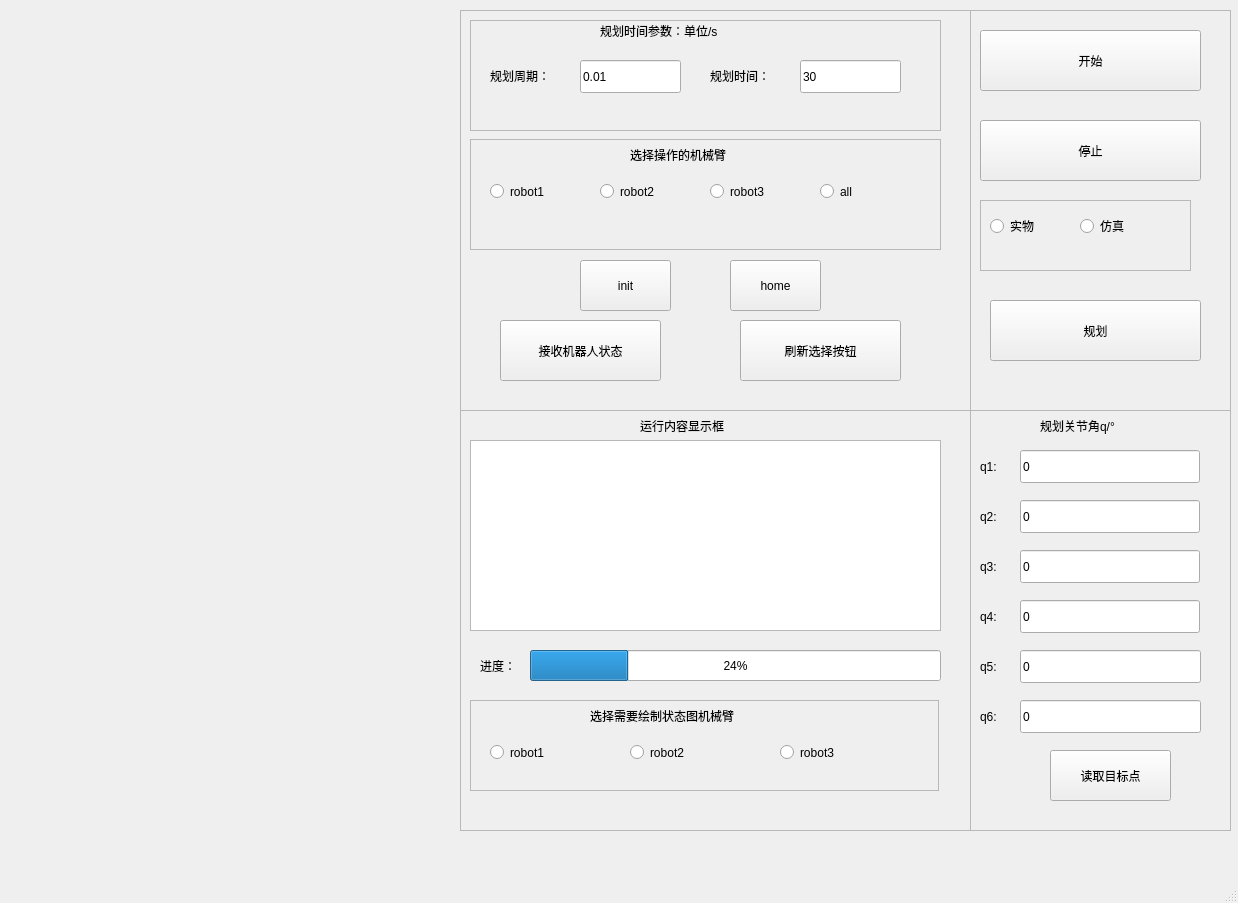
<?xml version="1.0" encoding="UTF-8"?>
<ui version="4.0">
 <class>UrsForm1</class>
 <widget class="QMainWindow" name="UrsForm1">
  <property name="geometry">
   <rect>
    <x>0</x>
    <y>0</y>
    <width>1238</width>
    <height>903</height>
   </rect>
  </property>
  <property name="windowTitle">
   <string>MainWindow</string>
  </property>
  <property name="iconSize">
   <size>
    <width>16</width>
    <height>16</height>
   </size>
  </property>
  <property name="animated">
   <bool>false</bool>
  </property>
  <widget class="QWidget" name="centralwidget">
   <widget class="QWidget" name="horizontalLayoutWidget">
    <property name="geometry">
     <rect>
      <x>10</x>
      <y>10</y>
      <width>451</width>
      <height>401</height>
     </rect>
    </property>
    <layout class="QHBoxLayout" name="horizontalLayout_1"/>
   </widget>
   <widget class="QWidget" name="horizontalLayoutWidget_2">
    <property name="geometry">
     <rect>
      <x>10</x>
      <y>410</y>
      <width>451</width>
      <height>421</height>
     </rect>
    </property>
    <layout class="QHBoxLayout" name="horizontalLayout_2"/>
   </widget>
   <widget class="QWidget" name="horizontalLayoutWidget_5">
    <property name="geometry">
     <rect>
      <x>460</x>
      <y>410</y>
      <width>511</width>
      <height>421</height>
     </rect>
    </property>
    <layout class="QHBoxLayout" name="horizontalLayout_5">
     <item>
      <widget class="QFrame" name="frame">
       <property name="frameShape">
        <enum>QFrame::StyledPanel</enum>
       </property>
       <property name="frameShadow">
        <enum>QFrame::Raised</enum>
       </property>
       <widget class="QTextEdit" name="textEdit">
        <property name="geometry">
         <rect>
          <x>10</x>
          <y>30</y>
          <width>471</width>
          <height>191</height>
         </rect>
        </property>
       </widget>
       <widget class="QLabel" name="label">
        <property name="geometry">
         <rect>
          <x>180</x>
          <y>0</y>
          <width>131</width>
          <height>31</height>
         </rect>
        </property>
        <property name="text">
         <string>运行内容显示框</string>
        </property>
       </widget>
       <widget class="QProgressBar" name="progressBar">
        <property name="geometry">
         <rect>
          <x>70</x>
          <y>240</y>
          <width>411</width>
          <height>31</height>
         </rect>
        </property>
        <property name="value">
         <number>24</number>
        </property>
       </widget>
       <widget class="QLabel" name="label_15">
        <property name="geometry">
         <rect>
          <x>20</x>
          <y>240</y>
          <width>51</width>
          <height>31</height>
         </rect>
        </property>
        <property name="text">
         <string>进度：</string>
        </property>
       </widget>
       <widget class="QFrame" name="frame_7">
        <property name="geometry">
         <rect>
          <x>10</x>
          <y>290</y>
          <width>469</width>
          <height>91</height>
         </rect>
        </property>
        <property name="frameShape">
         <enum>QFrame::StyledPanel</enum>
        </property>
        <property name="frameShadow">
         <enum>QFrame::Raised</enum>
        </property>
        <widget class="QLabel" name="label_19">
         <property name="geometry">
          <rect>
           <x>120</x>
           <y>0</y>
           <width>231</width>
           <height>31</height>
          </rect>
         </property>
         <property name="text">
          <string>选择需要绘制状态图机械臂</string>
         </property>
        </widget>
        <widget class="QRadioButton" name="radioButton_robot1_2">
         <property name="geometry">
          <rect>
           <x>20</x>
           <y>40</y>
           <width>91</width>
           <height>25</height>
          </rect>
         </property>
         <property name="text">
          <string>robot1</string>
         </property>
        </widget>
        <widget class="QRadioButton" name="radioButton_robot2_2">
         <property name="geometry">
          <rect>
           <x>160</x>
           <y>40</y>
           <width>91</width>
           <height>25</height>
          </rect>
         </property>
         <property name="text">
          <string>robot2</string>
         </property>
        </widget>
        <widget class="QRadioButton" name="radioButton_robot3_2">
         <property name="geometry">
          <rect>
           <x>310</x>
           <y>40</y>
           <width>91</width>
           <height>25</height>
          </rect>
         </property>
         <property name="text">
          <string>robot3</string>
         </property>
        </widget>
       </widget>
      </widget>
     </item>
    </layout>
   </widget>
   <widget class="QWidget" name="horizontalLayoutWidget_6">
    <property name="geometry">
     <rect>
      <x>460</x>
      <y>10</y>
      <width>511</width>
      <height>401</height>
     </rect>
    </property>
    <layout class="QHBoxLayout" name="horizontalLayout_6">
     <item>
      <widget class="QFrame" name="frame_4">
       <property name="frameShape">
        <enum>QFrame::StyledPanel</enum>
       </property>
       <property name="frameShadow">
        <enum>QFrame::Raised</enum>
       </property>
       <widget class="QWidget" name="verticalLayoutWidget_3">
        <property name="geometry">
         <rect>
          <x>10</x>
          <y>10</y>
          <width>471</width>
          <height>111</height>
         </rect>
        </property>
        <layout class="QVBoxLayout" name="verticalLayout_3">
         <item>
          <widget class="QFrame" name="frame_3">
           <property name="frameShape">
            <enum>QFrame::StyledPanel</enum>
           </property>
           <property name="frameShadow">
            <enum>QFrame::Raised</enum>
           </property>
           <widget class="QLabel" name="label_14">
            <property name="geometry">
             <rect>
              <x>240</x>
              <y>40</y>
              <width>91</width>
              <height>31</height>
             </rect>
            </property>
            <property name="text">
             <string>规划时间：</string>
            </property>
           </widget>
           <widget class="QLineEdit" name="lineEdit_t">
            <property name="geometry">
             <rect>
              <x>330</x>
              <y>40</y>
              <width>101</width>
              <height>33</height>
             </rect>
            </property>
            <property name="text">
             <string>30</string>
            </property>
           </widget>
           <widget class="QLineEdit" name="lineEdit_T">
            <property name="geometry">
             <rect>
              <x>110</x>
              <y>40</y>
              <width>101</width>
              <height>33</height>
             </rect>
            </property>
            <property name="text">
             <string>0.01</string>
            </property>
           </widget>
           <widget class="QLabel" name="label_12">
            <property name="geometry">
             <rect>
              <x>20</x>
              <y>40</y>
              <width>91</width>
              <height>31</height>
             </rect>
            </property>
            <property name="text">
             <string>规划周期：</string>
            </property>
           </widget>
           <widget class="QLabel" name="label_13">
            <property name="geometry">
             <rect>
              <x>130</x>
              <y>0</y>
              <width>239</width>
              <height>21</height>
             </rect>
            </property>
            <property name="text">
             <string>规划时间参数：单位/s</string>
            </property>
           </widget>
          </widget>
         </item>
        </layout>
       </widget>
       <widget class="QPushButton" name="button_receive">
        <property name="geometry">
         <rect>
          <x>40</x>
          <y>310</y>
          <width>161</width>
          <height>61</height>
         </rect>
        </property>
        <property name="text">
         <string>接收机器人状态</string>
        </property>
        <property name="autoDefault">
         <bool>true</bool>
        </property>
       </widget>
       <widget class="QPushButton" name="button_init">
        <property name="geometry">
         <rect>
          <x>120</x>
          <y>250</y>
          <width>91</width>
          <height>51</height>
         </rect>
        </property>
        <property name="text">
         <string>init</string>
        </property>
        <property name="autoDefault">
         <bool>true</bool>
        </property>
       </widget>
       <widget class="QPushButton" name="button_home">
        <property name="geometry">
         <rect>
          <x>270</x>
          <y>250</y>
          <width>91</width>
          <height>51</height>
         </rect>
        </property>
        <property name="text">
         <string>home</string>
        </property>
        <property name="autoDefault">
         <bool>true</bool>
        </property>
       </widget>
       <widget class="QWidget" name="horizontalLayoutWidget_3">
        <property name="geometry">
         <rect>
          <x>10</x>
          <y>129</y>
          <width>471</width>
          <height>111</height>
         </rect>
        </property>
        <layout class="QHBoxLayout" name="horizontalLayout">
         <item>
          <widget class="QFrame" name="frame_2">
           <property name="frameShape">
            <enum>QFrame::StyledPanel</enum>
           </property>
           <property name="frameShadow">
            <enum>QFrame::Raised</enum>
           </property>
           <widget class="QLabel" name="label_18">
            <property name="geometry">
             <rect>
              <x>160</x>
              <y>0</y>
              <width>151</width>
              <height>31</height>
             </rect>
            </property>
            <property name="text">
             <string>选择操作的机械臂</string>
            </property>
           </widget>
           <widget class="QRadioButton" name="radioButton_robot1">
            <property name="geometry">
             <rect>
              <x>20</x>
              <y>40</y>
              <width>91</width>
              <height>25</height>
             </rect>
            </property>
            <property name="text">
             <string>robot1</string>
            </property>
           </widget>
           <widget class="QRadioButton" name="radioButton_robot2">
            <property name="geometry">
             <rect>
              <x>130</x>
              <y>40</y>
              <width>91</width>
              <height>25</height>
             </rect>
            </property>
            <property name="text">
             <string>robot2</string>
            </property>
           </widget>
           <widget class="QRadioButton" name="radioButton_robot3">
            <property name="geometry">
             <rect>
              <x>240</x>
              <y>40</y>
              <width>91</width>
              <height>25</height>
             </rect>
            </property>
            <property name="text">
             <string>robot3</string>
            </property>
           </widget>
           <widget class="QRadioButton" name="radioButton_all">
            <property name="geometry">
             <rect>
              <x>350</x>
              <y>40</y>
              <width>91</width>
              <height>25</height>
             </rect>
            </property>
            <property name="text">
             <string>all</string>
            </property>
           </widget>
          </widget>
         </item>
        </layout>
       </widget>
       <widget class="QPushButton" name="button_refresh">
        <property name="geometry">
         <rect>
          <x>280</x>
          <y>310</y>
          <width>161</width>
          <height>61</height>
         </rect>
        </property>
        <property name="text">
         <string>刷新选择按钮</string>
        </property>
        <property name="autoDefault">
         <bool>true</bool>
        </property>
       </widget>
      </widget>
     </item>
    </layout>
   </widget>
   <widget class="QWidget" name="verticalLayoutWidget">
    <property name="geometry">
     <rect>
      <x>970</x>
      <y>410</y>
      <width>261</width>
      <height>421</height>
     </rect>
    </property>
    <layout class="QVBoxLayout" name="verticalLayout">
     <item>
      <widget class="QFrame" name="frame_6">
       <property name="frameShape">
        <enum>QFrame::StyledPanel</enum>
       </property>
       <property name="frameShadow">
        <enum>QFrame::Raised</enum>
       </property>
       <widget class="QLabel" name="label_4">
        <property name="geometry">
         <rect>
          <x>10</x>
          <y>190</y>
          <width>31</width>
          <height>33</height>
         </rect>
        </property>
        <property name="text">
         <string>q4:</string>
        </property>
       </widget>
       <widget class="QLineEdit" name="lineEdit_q5">
        <property name="geometry">
         <rect>
          <x>50</x>
          <y>240</y>
          <width>181</width>
          <height>33</height>
         </rect>
        </property>
        <property name="text">
         <string>0</string>
        </property>
       </widget>
       <widget class="QLabel" name="label_5">
        <property name="geometry">
         <rect>
          <x>10</x>
          <y>290</y>
          <width>31</width>
          <height>33</height>
         </rect>
        </property>
        <property name="text">
         <string>q6:</string>
        </property>
       </widget>
       <widget class="QLineEdit" name="lineEdit_q6">
        <property name="geometry">
         <rect>
          <x>50</x>
          <y>290</y>
          <width>181</width>
          <height>33</height>
         </rect>
        </property>
        <property name="text">
         <string>0</string>
        </property>
       </widget>
       <widget class="QLineEdit" name="lineEdit_q4">
        <property name="geometry">
         <rect>
          <x>50</x>
          <y>190</y>
          <width>180</width>
          <height>33</height>
         </rect>
        </property>
        <property name="text">
         <string>0</string>
        </property>
       </widget>
       <widget class="QLabel" name="label_7">
        <property name="geometry">
         <rect>
          <x>10</x>
          <y>240</y>
          <width>31</width>
          <height>33</height>
         </rect>
        </property>
        <property name="text">
         <string>q5:</string>
        </property>
       </widget>
       <widget class="QLabel" name="label_3">
        <property name="geometry">
         <rect>
          <x>70</x>
          <y>0</y>
          <width>121</width>
          <height>31</height>
         </rect>
        </property>
        <property name="text">
         <string>规划关节角q/°</string>
        </property>
       </widget>
       <widget class="QLabel" name="label_8">
        <property name="geometry">
         <rect>
          <x>10</x>
          <y>140</y>
          <width>31</width>
          <height>33</height>
         </rect>
        </property>
        <property name="text">
         <string>q3:</string>
        </property>
       </widget>
       <widget class="QLineEdit" name="lineEdit_q3">
        <property name="geometry">
         <rect>
          <x>50</x>
          <y>140</y>
          <width>180</width>
          <height>33</height>
         </rect>
        </property>
        <property name="text">
         <string>0</string>
        </property>
       </widget>
       <widget class="QLabel" name="label_9">
        <property name="geometry">
         <rect>
          <x>10</x>
          <y>90</y>
          <width>31</width>
          <height>33</height>
         </rect>
        </property>
        <property name="text">
         <string>q2:</string>
        </property>
       </widget>
       <widget class="QLineEdit" name="lineEdit_q2">
        <property name="geometry">
         <rect>
          <x>50</x>
          <y>90</y>
          <width>180</width>
          <height>33</height>
         </rect>
        </property>
        <property name="text">
         <string>0</string>
        </property>
       </widget>
       <widget class="QLabel" name="label_10">
        <property name="geometry">
         <rect>
          <x>10</x>
          <y>40</y>
          <width>31</width>
          <height>33</height>
         </rect>
        </property>
        <property name="text">
         <string>q1:</string>
        </property>
       </widget>
       <widget class="QLineEdit" name="lineEdit_q1">
        <property name="geometry">
         <rect>
          <x>50</x>
          <y>40</y>
          <width>180</width>
          <height>33</height>
         </rect>
        </property>
        <property name="text">
         <string>0</string>
        </property>
       </widget>
       <widget class="QPushButton" name="button_read">
        <property name="geometry">
         <rect>
          <x>80</x>
          <y>340</y>
          <width>121</width>
          <height>51</height>
         </rect>
        </property>
        <property name="text">
         <string>读取目标点</string>
        </property>
        <property name="autoDefault">
         <bool>true</bool>
        </property>
       </widget>
       <zorder>lineEdit_q4</zorder>
       <zorder>label_4</zorder>
       <zorder>lineEdit_q5</zorder>
       <zorder>label_7</zorder>
       <zorder>label_5</zorder>
       <zorder>lineEdit_q6</zorder>
       <zorder>label_3</zorder>
       <zorder>label_8</zorder>
       <zorder>lineEdit_q3</zorder>
       <zorder>label_9</zorder>
       <zorder>lineEdit_q2</zorder>
       <zorder>label_10</zorder>
       <zorder>lineEdit_q1</zorder>
       <zorder>button_read</zorder>
      </widget>
     </item>
    </layout>
   </widget>
   <widget class="QWidget" name="verticalLayoutWidget_2">
    <property name="geometry">
     <rect>
      <x>970</x>
      <y>10</y>
      <width>261</width>
      <height>401</height>
     </rect>
    </property>
    <layout class="QVBoxLayout" name="verticalLayout_2">
     <item>
      <widget class="QFrame" name="frame_5">
       <property name="frameShape">
        <enum>QFrame::StyledPanel</enum>
       </property>
       <property name="frameShadow">
        <enum>QFrame::Raised</enum>
       </property>
       <widget class="QPushButton" name="button_begin">
        <property name="geometry">
         <rect>
          <x>10</x>
          <y>20</y>
          <width>221</width>
          <height>61</height>
         </rect>
        </property>
        <property name="text">
         <string>开始</string>
        </property>
        <property name="iconSize">
         <size>
          <width>16</width>
          <height>16</height>
         </size>
        </property>
        <property name="autoRepeat">
         <bool>false</bool>
        </property>
        <property name="autoExclusive">
         <bool>false</bool>
        </property>
        <property name="autoRepeatDelay">
         <number>400</number>
        </property>
        <property name="autoRepeatInterval">
         <number>200</number>
        </property>
        <property name="autoDefault">
         <bool>true</bool>
        </property>
        <property name="flat">
         <bool>false</bool>
        </property>
       </widget>
       <widget class="QPushButton" name="button_stop">
        <property name="geometry">
         <rect>
          <x>10</x>
          <y>110</y>
          <width>221</width>
          <height>61</height>
         </rect>
        </property>
        <property name="text">
         <string>停止</string>
        </property>
        <property name="autoDefault">
         <bool>true</bool>
        </property>
       </widget>
       <widget class="QWidget" name="layoutWidget_2">
        <property name="geometry">
         <rect>
          <x>10</x>
          <y>190</y>
          <width>211</width>
          <height>71</height>
         </rect>
        </property>
        <layout class="QVBoxLayout" name="verticalLayout_4">
         <item>
          <widget class="QFrame" name="frame_8">
           <property name="frameShape">
            <enum>QFrame::StyledPanel</enum>
           </property>
           <property name="frameShadow">
            <enum>QFrame::Raised</enum>
           </property>
           <widget class="QRadioButton" name="radioButton_real">
            <property name="geometry">
             <rect>
              <x>10</x>
              <y>10</y>
              <width>71</width>
              <height>32</height>
             </rect>
            </property>
            <property name="text">
             <string>实物</string>
            </property>
           </widget>
           <widget class="QRadioButton" name="radioButton_gazebo">
            <property name="geometry">
             <rect>
              <x>100</x>
              <y>10</y>
              <width>71</width>
              <height>32</height>
             </rect>
            </property>
            <property name="text">
             <string>仿真</string>
            </property>
           </widget>
          </widget>
         </item>
        </layout>
       </widget>
       <widget class="QPushButton" name="button_plan">
        <property name="geometry">
         <rect>
          <x>20</x>
          <y>290</y>
          <width>211</width>
          <height>61</height>
         </rect>
        </property>
        <property name="text">
         <string>规划</string>
        </property>
        <property name="autoDefault">
         <bool>true</bool>
        </property>
       </widget>
      </widget>
     </item>
    </layout>
   </widget>
  </widget>
  <widget class="QMenuBar" name="menubar">
   <property name="geometry">
    <rect>
     <x>0</x>
     <y>0</y>
     <width>1238</width>
     <height>35</height>
    </rect>
   </property>
   <property name="defaultUp">
    <bool>false</bool>
   </property>
  </widget>
  <widget class="QStatusBar" name="statusbar"/>
 </widget>
 <resources/>
 <connections/>
</ui>
